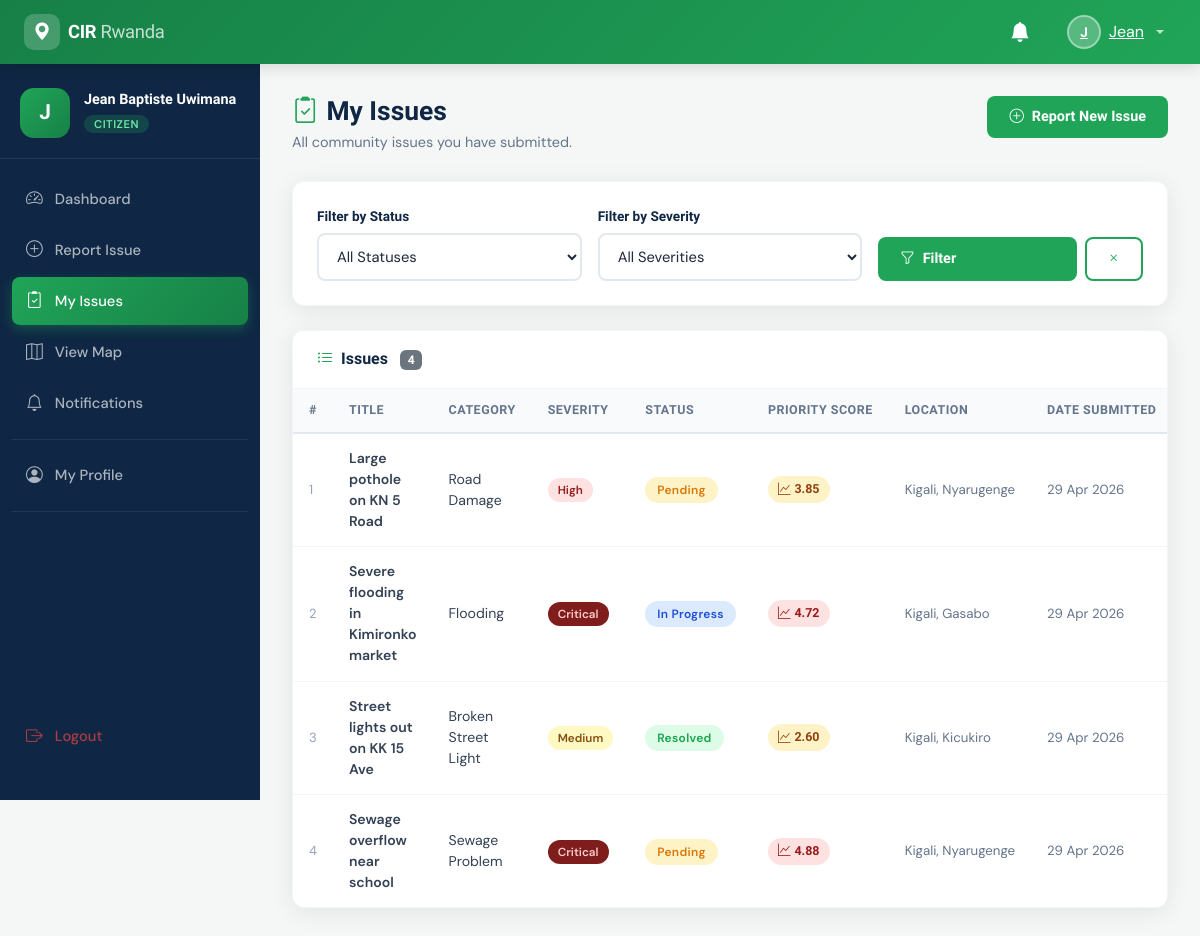
/pages/citizen/my_issues.php (signed in), run on the app's committed database.
### tables this page shows
CREATE TABLE IF NOT EXISTS issues (
    id INT AUTO_INCREMENT PRIMARY KEY,
    user_id INT NOT NULL,
    category_id INT NOT NULL,
    title VARCHAR(200) NOT NULL,
    description TEXT NOT NULL,
    image VARCHAR(255) DEFAULT NULL,
    latitude DECIMAL(10, 8) DEFAULT NULL,
    longitude DECIMAL(11, 8) DEFAULT NULL,
    location_name VARCHAR(255) DEFAULT NULL,
    severity ENUM('Low', 'Medium', 'High', 'Critical') NOT NULL DEFAULT 'Medium',
    status ENUM('Pending', 'In Progress', 'Resolved') NOT NULL DEFAULT 'Pending',
    priority_score DECIMAL(5, 2) DEFAULT 0.00 COMMENT 'Calculated priority score for admin sorting',
    created_at TIMESTAMP DEFAULT CURRENT_TIMESTAMP,
    updated_at TIMESTAMP DEFAULT CURRENT_TIMESTAMP ON UPDATE CURRENT_TIMESTAMP,
    FOREIGN KEY (user_id) REFERENCES users(id) ON DELETE CASCADE,
    FOREIGN KEY (category_id) REFERENCES categories(id)
);

CREATE TABLE IF NOT EXISTS categories (
    id INT AUTO_INCREMENT PRIMARY KEY,
    category_name VARCHAR(100) NOT NULL,
    severity_weight DECIMAL(3,1) NOT NULL COMMENT 'Weight used in priority score calculation (1.0 to 5.0)',
    created_at TIMESTAMP DEFAULT CURRENT_TIMESTAMP
);

### pages/citizen/my_issues.php (the view, shortened to what this page needs)
<?php
require_once __DIR__ . '/../../includes/header.php';
$db     = getDB();
$userId = $_SESSION['user_id'];
$filterStatus   = $_GET['status']   ?? '';
$filterSeverity = $_GET['severity'] ?? '';
$sql    = "SELECT i.id, i.title, c.category_name, i.severity, i.status,
                  i.priority_score, i.created_at, i.location_name
           FROM issues i
           JOIN categories c ON i.category_id = c.id
           WHERE i.user_id = :uid";
$params = [':uid' => $userId];
$sql .= " ORDER BY i.created_at DESC";
$stmt = $db->prepare($sql);
$stmt->execute($params);
$issues = $stmt->fetchAll();
function statusBadgeClass(string $s): string {
    return match($s) {
        'Pending'     => 'badge-pending',
        'In Progress' => 'badge-in-progress',
        'Resolved'    => 'badge-resolved',
        default       => 'bg-secondary',
    };
}
function priorityClass(float $score): string {
    if ($score >= 4.0) return 'priority-high';
    if ($score >= 2.5) return 'priority-medium';
    return 'priority-low';
}
?>
<?php require_once __DIR__ . '/../../includes/navbar.php'; ?>
<div class="main-wrapper">
<div class="main-content">
    <div class="page-header d-flex align-items-start justify-content-between flex-wrap gap-3">
        <div>
            <h1><i class="bi bi-clipboard2-check me-2 text-green"></i>My Issues</h1>
            <p>All community issues you have submitted.</p>
        </div>
        <a href="<?= BASE_URL ?>/pages/citizen/report_issue.php" class="btn-cir-primary">
            <i class="bi bi-plus-circle"></i> Report New Issue
        </a>
    </div>
    <form method="GET" class="cir-card mb-4">
        <div class="cir-card-body">
            <div class="row g-3 align-items-end">
                <div class="col-sm-4">
                    <label class="cir-form-label">Filter by Status</label>
                    <select name="status" class="cir-form-control">
                        <option value="">All Statuses</option>
                    </select>
                </div>
                <div class="col-sm-4">
                    <label class="cir-form-label">Filter by Severity</label>
                    <select name="severity" class="cir-form-control">
                        <option value="">All Severities</option>
                    </select>
                </div>
                <div class="col-sm-4 d-flex gap-2">
                    <button type="submit" class="btn-cir-primary flex-grow-1">
                        <i class="bi bi-funnel"></i> Filter
                    </button>
                    <a href="<?= BASE_URL ?>/pages/citizen/my_issues.php" class="btn-cir-outline">
                        <i class="bi bi-x"></i>
                    </a>
                </div>
            </div>
        </div>
    </form>
    <div class="cir-card">
        <div class="cir-card-header">
            <h5><i class="bi bi-list-ul me-2 text-green"></i>Issues
                <span class="badge bg-secondary ms-2" style="font-size:0.75rem;"><?= count($issues) ?></span>
            </h5>
        </div>
        <?php if (empty($issues)): ?>
            <div class="cir-card-body text-center py-5">
                <i class="bi bi-inbox" style="font-size:3rem;color:#cbd5e1;"></i>
                <p class="mt-3 text-muted">No issues found<?= $filterStatus || $filterSeverity ? ' for selected filters' : '' ?>.</p>
                <?php if (!$filterStatus && !$filterSeverity): ?>
                    <a href="<?= BASE_URL ?>/pages/citizen/report_issue.php" class="btn-cir-primary mt-2">
                        <i class="bi bi-plus-circle"></i> Report Your First Issue
                    </a>
                <?php endif; ?>
            </div>
        <?php else: ?>
            <div style="overflow-x:auto;">
                <table class="cir-table">
                    <thead>
                        <tr>
                            <th>#</th>
                            <th>Title</th>
                            <th>Category</th>
                            <th>Severity</th>
                            <th>Status</th>
                            <th>Priority Score</th>
                            <th>Location</th>
                            <th>Date Submitted</th>
                        </tr>
                    </thead>
                    <tbody>
                    <?php foreach ($issues as $i => $issue): ?>
                        <tr>
                            <td style="color:#94a3b8;font-size:0.82rem;"><?= $i + 1 ?></td>
                            <td class="fw-semibold"><?= htmlspecialchars($issue['title']) ?></td>
                            <td><?= htmlspecialchars($issue['category_name']) ?></td>
                            <td>
                                <span class="badge-severity badge-<?= strtolower($issue['severity']) ?>">
                                    <?= $issue['severity'] ?>
                                </span>
                            </td>
                            <td>
                                <span class="badge-status <?= statusBadgeClass($issue['status']) ?>">
                                    <?= $issue['status'] ?>
                                </span>
                            </td>
                            <td>
                                <span class="priority-pill <?= priorityClass((float)$issue['priority_score']) ?>">
                                    <i class="bi bi-graph-up"></i>
                                    <?= number_format($issue['priority_score'], 2) ?>
                                </span>
                            </td>
                            <td style="max-width:160px;white-space:nowrap;overflow:hidden;text-overflow:ellipsis;color:#64748b;font-size:0.83rem;">
                                <?= $issue['location_name'] ? htmlspecialchars($issue['location_name']) : '—' ?>
                            </td>
                            <td style="white-space:nowrap;color:#64748b;font-size:0.83rem;">
                                <?= date('d M Y', strtotime($issue['created_at'])) ?>
                            </td>
                        </tr>
                    <?php endforeach; ?>
                    </tbody>
                </table>
            </div>
        <?php endif; ?>
    </div>
</div>
</div>
<?php require_once __DIR__ . '/../../includes/footer.php'; ?>

### assets/css/style.css (style rules this page uses)
:root { --cir-green: #20a558; --cir-green-dark: #178047; --cir-green-light: #e8f7f0; --cir-navy: #0f2744; --cir-navy-mid: #1a3a5c; --cir-accent: #ffd166; --cir-red: #ef4444; --cir-orange: #f59e0b; --cir-blue: #3b82f6; --sidebar-w: 260px; --navbar-h: 64px; --radius: 12px; --radius-sm: 8px; --shadow: 0 4px 24px rgba(0,0,0,.08); --shadow-md: 0 8px 32px rgba(0,0,0,.12); --transition: all .2s ease; }
*, *::before, *::after { box-sizing: border-box; }
body { font-family: 'DM Sans', sans-serif; font-size: 0.95rem; background: #f4f7f5; color: #1e293b; margin: 0; }
h1, h2, h3, h4, h5, h6, .sora { font-family: 'Sora', sans-serif; }
a { text-decoration: none; color: inherit; }
.main-wrapper { margin-left: var(--sidebar-w); margin-top: var(--navbar-h); min-height: calc(100vh - var(--navbar-h)); transition: margin-left .25s ease; }
.main-content { padding: 32px; }
.page-header { margin-bottom: 28px; }
.page-header h1 { font-size: 1.65rem; font-weight: 800; color: var(--cir-navy); margin: 0 0 4px; }
.page-header p { color: #64748b; margin: 0; font-size: 0.9rem; }
.cir-card { background: #fff; border-radius: var(--radius); box-shadow: var(--shadow); border: 1px solid #f1f5f9; overflow: hidden; }
.cir-card-header { padding: 18px 24px; border-bottom: 1px solid #f1f5f9; display: flex; align-items: center; justify-content: space-between; background: #fff; }
.cir-card-header h5 { font-family: 'Sora', sans-serif; font-weight: 700; font-size: 1rem; margin: 0; color: var(--cir-navy); }
.cir-card-body { padding: 24px; }
.cir-table { width: 100%; border-collapse: separate; border-spacing: 0; font-size: 0.88rem; }
.cir-table thead th { background: #f8fafc; padding: 12px 16px; font-family: 'Sora', sans-serif; font-weight: 700; font-size: 0.78rem; text-transform: uppercase; letter-spacing: .5px; color: #64748b; border-bottom: 2px solid #e2e8f0; white-space: nowrap; }
.cir-table tbody td { padding: 14px 16px; border-bottom: 1px solid #f1f5f9; vertical-align: middle; color: #334155; }
.cir-table tbody tr:last-child td { border-bottom: none; }
.badge-status { padding: 5px 12px; border-radius: 20px; font-size: 0.75rem; font-weight: 600; letter-spacing: .3px; white-space: nowrap; }
.badge-pending { background: #fef3c7; color: #d97706; }
.badge-in-progress { background: #dbeafe; color: #1d4ed8; }
.badge-resolved { background: #dcfce7; color: #16a34a; }
.badge-severity { padding: 4px 10px; border-radius: 20px; font-size: 0.73rem; font-weight: 600; }
.badge-medium { background: #fef9c3; color: #854d0e; }
.badge-high { background: #fee2e2; color: #991b1b; }
.badge-critical { background: #7f1d1d; color: #fecaca; }
.priority-pill { display: inline-flex; align-items: center; gap: 4px; padding: 4px 10px; border-radius: 20px; font-size: 0.78rem; font-weight: 700; font-family: 'Sora', sans-serif; }
.priority-high { background: #fee2e2; color: #991b1b; }
.priority-medium { background: #fef3c7; color: #92400e; }
.btn-cir-primary { background: var(--cir-green); color: #fff; border: none; padding: 10px 22px; border-radius: var(--radius-sm); font-family: 'Sora', sans-serif; font-weight: 600; font-size: 0.9rem; cursor: pointer; transition: var(--transition); display: inline-flex; align-items: center; gap: 8px; }
.btn-cir-outline { background: transparent; color: var(--cir-green); border: 2px solid var(--cir-green); padding: 9px 20px; border-radius: var(--radius-sm); font-family: 'Sora', sans-serif; font-weight: 600; font-size: 0.9rem; cursor: pointer; transition: var(--transition); display: inline-flex; align-items: center; gap: 8px; }
.cir-form-label { font-family: 'Sora', sans-serif; font-weight: 600; font-size: 0.85rem; color: var(--cir-navy); margin-bottom: 6px; display: block; }
.cir-form-control { width: 100%; padding: 11px 14px; border: 2px solid #e2e8f0; border-radius: var(--radius-sm); font-family: 'DM Sans', sans-serif; font-size: 0.92rem; color: #1e293b; background: #fff; transition: var(--transition); outline: none; }
.cir-form-control::placeholder { color: #94a3b8; }
.text-green { color: var(--cir-green) !important; }

### data on the page
issues: title "Large pothole on KN 5 Road", category.category_name "Road Damage", severity "High", status "Pending", priority_score "3.85", location_name "Kigali, Nyarugenge", created_at "29 Apr 2026"
issues: title "Severe flooding in Kimironko market", category.category_name "Flooding", severity "Critical", status "In Progress", priority_score "4.72", location_name "Kigali, Gasabo", created_at "29 Apr 2026"
issues: title "Street lights out on KK 15 Ave", category.category_name "Broken Street Light", severity "Medium", status "Resolved", priority_score "2.60", location_name "Kigali, Kicukiro", created_at "29 Apr 2026"
issues: title "Sewage overflow near school", category.category_name "Sewage Problem", severity "Critical", status "Pending", priority_score "4.88", location_name "Kigali, Nyarugenge", created_at "29 Apr 2026"

### other printed values
substr($userName, 0, 1) "J"
explode(' ', $userName)[0] "Jean"
$userName "Jean Baptiste Uwimana"
$role "CITIZEN"
count($issues) "4"
